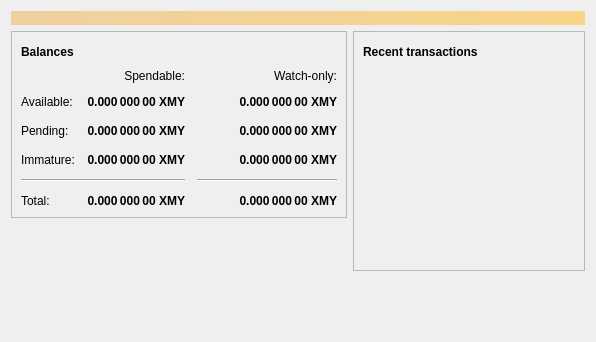
<?xml version="1.0" encoding="UTF-8"?>
<ui version="4.0">
 <class>OverviewPage</class>
 <widget class="QWidget" name="OverviewPage">
  <property name="geometry">
   <rect>
    <x>0</x>
    <y>0</y>
    <width>596</width>
    <height>342</height>
   </rect>
  </property>
  <property name="windowTitle">
   <string>Form</string>
  </property>
  <layout class="QVBoxLayout" name="topLayout">
   <item>
    <widget class="QLabel" name="labelAlerts">
     <property name="visible">
      <bool>false</bool>
     </property>
     <property name="styleSheet">
      <string notr="true">QLabel { background-color: qlineargradient(x1: 0, y1: 0, x2: 1, y2: 0, stop:0 #F0D0A0, stop:1 #F8D488); color:#000000; }</string>
     </property>
     <property name="wordWrap">
      <bool>true</bool>
     </property>
     <property name="margin">
      <number>3</number>
     </property>
     <property name="textInteractionFlags">
      <set>Qt::TextSelectableByMouse</set>
     </property>
    </widget>
   </item>
   <item>
    <layout class="QHBoxLayout" name="horizontalLayout" stretch="1,1">
     <item>
      <layout class="QVBoxLayout" name="verticalLayout_2">
       <item>
        <widget class="QFrame" name="frame">
         <property name="frameShape">
          <enum>QFrame::StyledPanel</enum>
         </property>
         <property name="frameShadow">
          <enum>QFrame::Raised</enum>
         </property>
         <layout class="QVBoxLayout" name="verticalLayout_4">
          <item>
           <layout class="QHBoxLayout" name="horizontalLayout_4">
            <item>
             <widget class="QLabel" name="label_5">
              <property name="font">
               <font>
                <weight>75</weight>
                <bold>true</bold>
               </font>
              </property>
              <property name="text">
               <string>Balances</string>
              </property>
             </widget>
            </item>
            <item>
             <widget class="QPushButton" name="labelWalletStatus">
              <property name="enabled">
               <bool>true</bool>
              </property>
              <property name="maximumSize">
               <size>
                <width>30</width>
                <height>16777215</height>
               </size>
              </property>
              <property name="toolTip">
               <string>The displayed information may be out of date. Your wallet automatically synchronizes with the Myriad network after a connection is established, but this process has not completed yet.</string>
              </property>
              <property name="text">
               <string/>
              </property>
              <property name="icon">
               <iconset resource="../bitcoin.qrc">
                <normaloff>:/icons/warning</normaloff>
                <disabledoff>:/icons/warning</disabledoff>:/icons/warning</iconset>
              </property>
              <property name="iconSize">
               <size>
                <width>24</width>
                <height>24</height>
               </size>
              </property>
              <property name="flat">
               <bool>true</bool>
              </property>
             </widget>
            </item>
            <item>
             <spacer name="horizontalSpacer_3">
              <property name="orientation">
               <enum>Qt::Horizontal</enum>
              </property>
              <property name="sizeHint" stdset="0">
               <size>
                <width>40</width>
                <height>20</height>
               </size>
              </property>
             </spacer>
            </item>
           </layout>
          </item>
          <item>
           <layout class="QGridLayout" name="gridLayout">
            <property name="spacing">
             <number>12</number>
            </property>
            <item row="2" column="2">
             <widget class="QLabel" name="labelWatchPending">
              <property name="font">
               <font>
                <weight>75</weight>
                <bold>true</bold>
               </font>
              </property>
              <property name="cursor">
               <cursorShape>IBeamCursor</cursorShape>
              </property>
              <property name="toolTip">
               <string>Unconfirmed transactions to watch-only addresses</string>
              </property>
              <property name="text">
               <string notr="true">0.000 000 00 XMY</string>
              </property>
              <property name="alignment">
               <set>Qt::AlignRight|Qt::AlignTrailing|Qt::AlignVCenter</set>
              </property>
              <property name="textInteractionFlags">
               <set>Qt::LinksAccessibleByMouse|Qt::TextSelectableByKeyboard|Qt::TextSelectableByMouse</set>
              </property>
             </widget>
            </item>
            <item row="2" column="1">
             <widget class="QLabel" name="labelUnconfirmed">
              <property name="font">
               <font>
                <weight>75</weight>
                <bold>true</bold>
               </font>
              </property>
              <property name="cursor">
               <cursorShape>IBeamCursor</cursorShape>
              </property>
              <property name="toolTip">
               <string>Total of transactions that have yet to be confirmed, and do not yet count toward the spendable balance</string>
              </property>
              <property name="text">
               <string notr="true">0.000 000 00 XMY</string>
              </property>
              <property name="alignment">
               <set>Qt::AlignRight|Qt::AlignTrailing|Qt::AlignVCenter</set>
              </property>
              <property name="textInteractionFlags">
               <set>Qt::LinksAccessibleByMouse|Qt::TextSelectableByKeyboard|Qt::TextSelectableByMouse</set>
              </property>
             </widget>
            </item>
            <item row="3" column="2">
             <widget class="QLabel" name="labelWatchImmature">
              <property name="font">
               <font>
                <weight>75</weight>
                <bold>true</bold>
               </font>
              </property>
              <property name="cursor">
               <cursorShape>IBeamCursor</cursorShape>
              </property>
              <property name="toolTip">
               <string>Mined balance in watch-only addresses that has not yet matured</string>
              </property>
              <property name="text">
               <string notr="true">0.000 000 00 XMY</string>
              </property>
              <property name="alignment">
               <set>Qt::AlignRight|Qt::AlignTrailing|Qt::AlignVCenter</set>
              </property>
              <property name="textInteractionFlags">
               <set>Qt::LinksAccessibleByMouse|Qt::TextSelectableByKeyboard|Qt::TextSelectableByMouse</set>
              </property>
             </widget>
            </item>
            <item row="4" column="0" colspan="2">
             <widget class="Line" name="line">
              <property name="orientation">
               <enum>Qt::Horizontal</enum>
              </property>
             </widget>
            </item>
            <item row="4" column="2">
             <widget class="Line" name="lineWatchBalance">
              <property name="sizePolicy">
               <sizepolicy hsizetype="Preferred" vsizetype="Fixed">
                <horstretch>0</horstretch>
                <verstretch>0</verstretch>
               </sizepolicy>
              </property>
              <property name="minimumSize">
               <size>
                <width>140</width>
                <height>0</height>
               </size>
              </property>
              <property name="orientation">
               <enum>Qt::Horizontal</enum>
              </property>
             </widget>
            </item>
            <item row="5" column="0">
             <widget class="QLabel" name="labelTotalText">
              <property name="text">
               <string>Total:</string>
              </property>
             </widget>
            </item>
            <item row="3" column="1">
             <widget class="QLabel" name="labelImmature">
              <property name="font">
               <font>
                <weight>75</weight>
                <bold>true</bold>
               </font>
              </property>
              <property name="cursor">
               <cursorShape>IBeamCursor</cursorShape>
              </property>
              <property name="toolTip">
               <string>Mined balance that has not yet matured</string>
              </property>
              <property name="text">
               <string notr="true">0.000 000 00 XMY</string>
              </property>
              <property name="alignment">
               <set>Qt::AlignRight|Qt::AlignTrailing|Qt::AlignVCenter</set>
              </property>
              <property name="textInteractionFlags">
               <set>Qt::LinksAccessibleByMouse|Qt::TextSelectableByKeyboard|Qt::TextSelectableByMouse</set>
              </property>
             </widget>
            </item>
            <item row="2" column="3">
             <spacer name="horizontalSpacer_2">
              <property name="orientation">
               <enum>Qt::Horizontal</enum>
              </property>
              <property name="sizeHint" stdset="0">
               <size>
                <width>40</width>
                <height>20</height>
               </size>
              </property>
             </spacer>
            </item>
            <item row="3" column="0">
             <widget class="QLabel" name="labelImmatureText">
              <property name="text">
               <string>Immature:</string>
              </property>
             </widget>
            </item>
            <item row="5" column="1">
             <widget class="QLabel" name="labelTotal">
              <property name="font">
               <font>
                <weight>75</weight>
                <bold>true</bold>
               </font>
              </property>
              <property name="cursor">
               <cursorShape>IBeamCursor</cursorShape>
              </property>
              <property name="toolTip">
               <string>Your current total balance</string>
              </property>
              <property name="text">
               <string notr="true">0.000 000 00 XMY</string>
              </property>
              <property name="alignment">
               <set>Qt::AlignRight|Qt::AlignTrailing|Qt::AlignVCenter</set>
              </property>
              <property name="textInteractionFlags">
               <set>Qt::LinksAccessibleByMouse|Qt::TextSelectableByKeyboard|Qt::TextSelectableByMouse</set>
              </property>
             </widget>
            </item>
            <item row="5" column="2">
             <widget class="QLabel" name="labelWatchTotal">
              <property name="font">
               <font>
                <weight>75</weight>
                <bold>true</bold>
               </font>
              </property>
              <property name="cursor">
               <cursorShape>IBeamCursor</cursorShape>
              </property>
              <property name="toolTip">
               <string>Current total balance in watch-only addresses</string>
              </property>
              <property name="text">
               <string notr="true">0.000 000 00 XMY</string>
              </property>
              <property name="alignment">
               <set>Qt::AlignRight|Qt::AlignTrailing|Qt::AlignVCenter</set>
              </property>
              <property name="textInteractionFlags">
               <set>Qt::LinksAccessibleByMouse|Qt::TextSelectableByKeyboard|Qt::TextSelectableByMouse</set>
              </property>
             </widget>
            </item>
            <item row="0" column="2">
             <widget class="QLabel" name="labelWatchonly">
              <property name="text">
               <string>Watch-only:</string>
              </property>
              <property name="alignment">
               <set>Qt::AlignRight|Qt::AlignTrailing|Qt::AlignVCenter</set>
              </property>
             </widget>
            </item>
            <item row="1" column="0">
             <widget class="QLabel" name="labelBalanceText">
              <property name="text">
               <string>Available:</string>
              </property>
             </widget>
            </item>
            <item row="1" column="1">
             <widget class="QLabel" name="labelBalance">
              <property name="font">
               <font>
                <weight>75</weight>
                <bold>true</bold>
               </font>
              </property>
              <property name="cursor">
               <cursorShape>IBeamCursor</cursorShape>
              </property>
              <property name="toolTip">
               <string>Your current spendable balance</string>
              </property>
              <property name="text">
               <string notr="true">0.000 000 00 XMY</string>
              </property>
              <property name="alignment">
               <set>Qt::AlignRight|Qt::AlignTrailing|Qt::AlignVCenter</set>
              </property>
              <property name="textInteractionFlags">
               <set>Qt::LinksAccessibleByMouse|Qt::TextSelectableByKeyboard|Qt::TextSelectableByMouse</set>
              </property>
             </widget>
            </item>
            <item row="1" column="2">
             <widget class="QLabel" name="labelWatchAvailable">
              <property name="font">
               <font>
                <weight>75</weight>
                <bold>true</bold>
               </font>
              </property>
              <property name="cursor">
               <cursorShape>IBeamCursor</cursorShape>
              </property>
              <property name="toolTip">
               <string>Your current balance in watch-only addresses</string>
              </property>
              <property name="text">
               <string notr="true">0.000 000 00 XMY</string>
              </property>
              <property name="alignment">
               <set>Qt::AlignRight|Qt::AlignTrailing|Qt::AlignVCenter</set>
              </property>
              <property name="textInteractionFlags">
               <set>Qt::LinksAccessibleByMouse|Qt::TextSelectableByKeyboard|Qt::TextSelectableByMouse</set>
              </property>
             </widget>
            </item>
            <item row="2" column="0">
             <widget class="QLabel" name="labelPendingText">
              <property name="text">
               <string>Pending:</string>
              </property>
             </widget>
            </item>
            <item row="0" column="1">
             <widget class="QLabel" name="labelSpendable">
              <property name="text">
               <string>Spendable:</string>
              </property>
              <property name="alignment">
               <set>Qt::AlignRight|Qt::AlignTrailing|Qt::AlignVCenter</set>
              </property>
             </widget>
            </item>
           </layout>
          </item>
         </layout>
        </widget>
       </item>
       <item>
        <spacer name="verticalSpacer">
         <property name="orientation">
          <enum>Qt::Vertical</enum>
         </property>
         <property name="sizeHint" stdset="0">
          <size>
           <width>20</width>
           <height>40</height>
          </size>
         </property>
        </spacer>
       </item>
      </layout>
     </item>
     <item>
      <layout class="QVBoxLayout" name="verticalLayout_3">
       <item>
        <widget class="QFrame" name="frame_2">
         <property name="frameShape">
          <enum>QFrame::StyledPanel</enum>
         </property>
         <property name="frameShadow">
          <enum>QFrame::Raised</enum>
         </property>
         <layout class="QVBoxLayout" name="verticalLayout">
          <item>
           <layout class="QHBoxLayout" name="horizontalLayout_2">
            <item>
             <widget class="QLabel" name="label_4">
              <property name="font">
               <font>
                <weight>75</weight>
                <bold>true</bold>
               </font>
              </property>
              <property name="text">
               <string>Recent transactions</string>
              </property>
             </widget>
            </item>
            <item>
             <widget class="QPushButton" name="labelTransactionsStatus">
              <property name="enabled">
               <bool>true</bool>
              </property>
              <property name="maximumSize">
               <size>
                <width>30</width>
                <height>16777215</height>
               </size>
              </property>
              <property name="toolTip">
               <string>The displayed information may be out of date. Your wallet automatically synchronizes with the Myriad network after a connection is established, but this process has not completed yet.</string>
              </property>
              <property name="text">
               <string/>
              </property>
              <property name="icon">
               <iconset resource="../bitcoin.qrc">
                <normaloff>:/icons/warning</normaloff>
                <disabledoff>:/icons/warning</disabledoff>:/icons/warning</iconset>
              </property>
              <property name="iconSize">
               <size>
                <width>24</width>
                <height>24</height>
               </size>
              </property>
              <property name="flat">
               <bool>true</bool>
              </property>
             </widget>
            </item>
            <item>
             <spacer name="horizontalSpacer">
              <property name="orientation">
               <enum>Qt::Horizontal</enum>
              </property>
              <property name="sizeHint" stdset="0">
               <size>
                <width>40</width>
                <height>20</height>
               </size>
              </property>
             </spacer>
            </item>
           </layout>
          </item>
          <item>
           <widget class="QListView" name="listTransactions">
            <property name="styleSheet">
             <string notr="true">QListView { background: transparent; }</string>
            </property>
            <property name="frameShape">
             <enum>QFrame::NoFrame</enum>
            </property>
            <property name="verticalScrollBarPolicy">
             <enum>Qt::ScrollBarAlwaysOff</enum>
            </property>
            <property name="horizontalScrollBarPolicy">
             <enum>Qt::ScrollBarAlwaysOff</enum>
            </property>
            <property name="selectionMode">
             <enum>QAbstractItemView::NoSelection</enum>
            </property>
           </widget>
          </item>
         </layout>
        </widget>
       </item>
       <item>
        <spacer name="verticalSpacer_2">
         <property name="orientation">
          <enum>Qt::Vertical</enum>
         </property>
         <property name="sizeHint" stdset="0">
          <size>
           <width>20</width>
           <height>40</height>
          </size>
         </property>
        </spacer>
       </item>
      </layout>
     </item>
    </layout>
   </item>
  </layout>
 </widget>
 <resources/>
 <connections/>
</ui>
